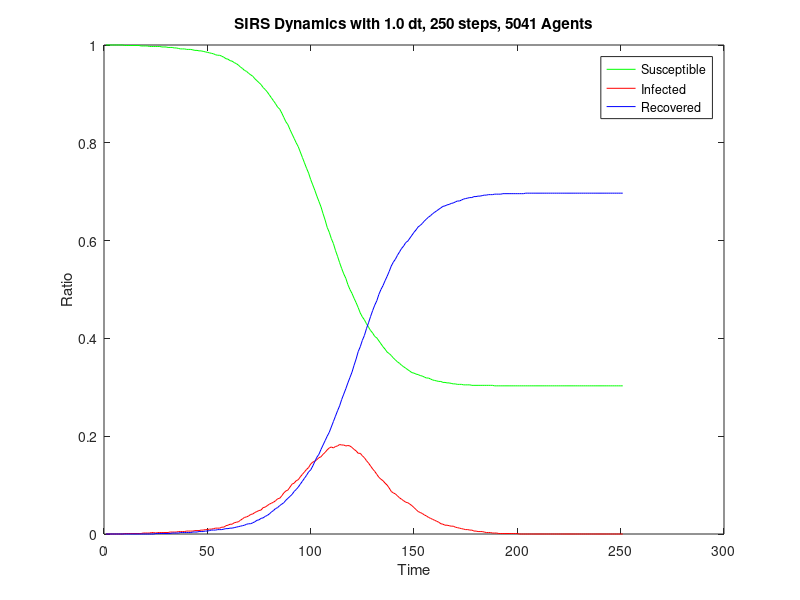

Reproduce this figure in MATLAB.
steps = 250;
dt = 1.0;
replications = 0;
dynamics = [
1.000,0.000,0.000;
1.000,0.000,0.000;
1.000,0.000,0.000;
1.000,0.000,0.000;
1.000,0.000,0.000;
1.000,0.000,0.000;
1.000,0.000,0.000;
1.000,0.000,0.000;
1.000,0.000,0.000;
0.999,0.001,0.000;
0.999,0.001,0.000;
0.999,0.001,0.000;
0.999,0.001,0.000;
0.999,0.001,0.000;
0.999,0.001,0.000;
0.999,0.001,0.000;
0.999,0.001,0.000;
0.998,0.001,0.000;
0.998,0.002,0.000;
0.998,0.002,0.000;
0.998,0.002,0.000;
0.997,0.002,0.000;
0.997,0.003,0.000;
0.997,0.003,0.000;
0.997,0.002,0.001;
0.997,0.003,0.001;
0.997,0.003,0.001;
0.996,0.003,0.001;
0.996,0.003,0.001;
0.996,0.003,0.001;
0.995,0.003,0.001;
0.995,0.004,0.001;
0.995,0.004,0.002;
0.994,0.004,0.002;
0.994,0.004,0.002;
0.993,0.005,0.002;
0.992,0.005,0.003;
0.992,0.005,0.003;
0.992,0.005,0.003;
0.991,0.006,0.003;
0.991,0.006,0.003;
0.991,0.006,0.003;
0.990,0.006,0.004;
0.989,0.007,0.004;
0.989,0.007,0.004;
0.988,0.007,0.005;
0.988,0.008,0.005;
0.987,0.008,0.005;
0.986,0.009,0.006;
0.985,0.009,0.006;
0.984,0.010,0.007;
0.983,0.010,0.008;
0.982,0.011,0.008;
0.980,0.012,0.008;
0.979,0.012,0.009;
0.979,0.012,0.009;
0.977,0.014,0.009;
0.975,0.014,0.010;
0.972,0.017,0.011;
0.971,0.018,0.011;
0.968,0.020,0.012;
0.967,0.020,0.012;
0.964,0.023,0.013;
0.962,0.024,0.014;
0.959,0.025,0.015;
0.955,0.028,0.016;
0.952,0.031,0.017;
0.948,0.034,0.018;
0.946,0.035,0.020;
0.942,0.037,0.021;
0.939,0.040,0.021;
0.936,0.041,0.023;
0.931,0.044,0.025;
0.927,0.046,0.028;
0.923,0.048,0.029;
0.919,0.049,0.032;
0.913,0.054,0.033;
0.909,0.055,0.036;
0.904,0.058,0.038;
0.898,0.061,0.041;
0.892,0.063,0.045;
0.886,0.065,0.048;
0.880,0.068,0.052;
0.873,0.072,0.054;
0.869,0.073,0.058;
0.861,0.078,0.061;
0.852,0.084,0.064;
0.843,0.088,0.069;
0.837,0.090,0.073;
0.827,0.096,0.077;
0.818,0.102,0.081;
0.809,0.104,0.087;
0.800,0.109,0.091;
0.792,0.111,0.096;
0.781,0.117,0.102;
0.770,0.122,0.108;
0.759,0.127,0.114;
0.748,0.132,0.120;
0.738,0.136,0.127;
0.725,0.143,0.131;
0.714,0.147,0.139;
0.703,0.149,0.148;
0.691,0.152,0.157;
0.680,0.156,0.163;
0.669,0.158,0.173;
0.655,0.163,0.182;
0.642,0.167,0.191;
0.627,0.172,0.200;
0.617,0.176,0.208;
0.604,0.178,0.219;
0.594,0.176,0.230;
0.580,0.179,0.241;
0.568,0.180,0.252;
0.555,0.183,0.262;
0.543,0.182,0.275;
0.532,0.182,0.286;
0.523,0.180,0.297;
0.510,0.181,0.309;
0.500,0.180,0.320;
0.492,0.177,0.331;
0.482,0.173,0.345;
0.473,0.170,0.358;
0.463,0.165,0.373;
0.452,0.165,0.383;
0.444,0.160,0.396;
0.438,0.156,0.406;
0.430,0.150,0.420;
0.423,0.145,0.432;
0.416,0.139,0.445;
0.411,0.133,0.457;
0.404,0.128,0.468;
0.401,0.122,0.477;
0.395,0.116,0.490;
0.389,0.112,0.500;
0.383,0.109,0.508;
0.378,0.104,0.518;
0.372,0.100,0.527;
0.369,0.094,0.537;
0.365,0.087,0.548;
0.360,0.084,0.556;
0.356,0.082,0.562;
0.352,0.078,0.570;
0.349,0.074,0.577;
0.345,0.071,0.584;
0.342,0.068,0.589;
0.339,0.065,0.596;
0.336,0.064,0.599;
0.333,0.061,0.605;
0.330,0.058,0.611;
0.329,0.054,0.617;
0.327,0.050,0.622;
0.326,0.046,0.628;
0.324,0.044,0.631;
0.323,0.042,0.635;
0.321,0.039,0.640;
0.319,0.037,0.644;
0.319,0.034,0.648;
0.317,0.032,0.651;
0.315,0.030,0.655;
0.314,0.028,0.658;
0.313,0.026,0.661;
0.312,0.024,0.664;
0.312,0.021,0.667;
0.310,0.020,0.670;
0.310,0.018,0.671;
0.309,0.018,0.673;
0.309,0.017,0.674;
0.308,0.016,0.676;
0.307,0.016,0.677;
0.307,0.014,0.679;
0.306,0.013,0.681;
0.306,0.012,0.681;
0.306,0.011,0.683;
0.305,0.010,0.685;
0.305,0.009,0.686;
0.305,0.009,0.687;
0.305,0.008,0.688;
0.304,0.008,0.688;
0.304,0.006,0.690;
0.304,0.006,0.690;
0.304,0.005,0.691;
0.304,0.005,0.691;
0.304,0.005,0.692;
0.304,0.004,0.693;
0.304,0.003,0.693;
0.304,0.003,0.694;
0.304,0.003,0.694;
0.304,0.002,0.694;
0.303,0.002,0.695;
0.303,0.002,0.695;
0.303,0.001,0.695;
0.303,0.001,0.695;
0.303,0.001,0.696;
0.303,0.001,0.696;
0.303,0.001,0.696;
0.303,0.001,0.696;
0.303,0.001,0.696;
0.303,0.001,0.696;
0.303,0.001,0.696;
0.303,0.001,0.696;
0.303,0.000,0.696;
0.303,0.000,0.696;
0.303,0.000,0.696;
0.303,0.000,0.697;
0.303,0.000,0.697;
0.303,0.000,0.697;
0.303,0.000,0.697;
0.303,0.000,0.697;
0.303,0.000,0.697;
0.303,0.000,0.697;
0.303,0.000,0.697;
0.303,0.000,0.697;
0.303,0.000,0.697;
0.303,0.000,0.697;
0.303,0.000,0.697;
0.303,0.000,0.697;
0.303,0.000,0.697;
0.303,0.000,0.697;
0.303,0.000,0.697;
0.303,0.000,0.697;
0.303,0.000,0.697;
0.303,0.000,0.697;
0.303,0.000,0.697;
0.303,0.000,0.697;
0.303,0.000,0.697;
0.303,0.000,0.697;
0.303,0.000,0.697;
0.303,0.000,0.697;
0.303,0.000,0.697;
0.303,0.000,0.697;
0.303,0.000,0.697;
0.303,0.000,0.697;
0.303,0.000,0.697;
0.303,0.000,0.697;
0.303,0.000,0.697;
0.303,0.000,0.697;
0.303,0.000,0.697;
0.303,0.000,0.697;
0.303,0.000,0.697;
0.303,0.000,0.697;
0.303,0.000,0.697;
0.303,0.000,0.697;
0.303,0.000,0.697;
0.303,0.000,0.697;
0.303,0.000,0.697;
0.303,0.000,0.697;
0.303,0.000,0.697;
0.303,0.000,0.697;
0.303,0.000,0.697;
0.303,0.000,0.697;
0.303,0.000,0.697;
];
susceptibleRatio = dynamics (:, 1);
infectedRatio = dynamics (:, 2);
recoveredRatio = dynamics (:, 3);
figure
plot (susceptibleRatio.', 'color', 'green');
hold on
plot (infectedRatio.', 'color', 'red');
hold on
plot (recoveredRatio.', 'color', 'blue');
xlabel ('Time');
ylabel ('Ratio');
legend('Susceptible','Infected', 'Recovered');
title ('SIRS Dynamics with 1.0 dt, 250 steps, 5041 Agents');
